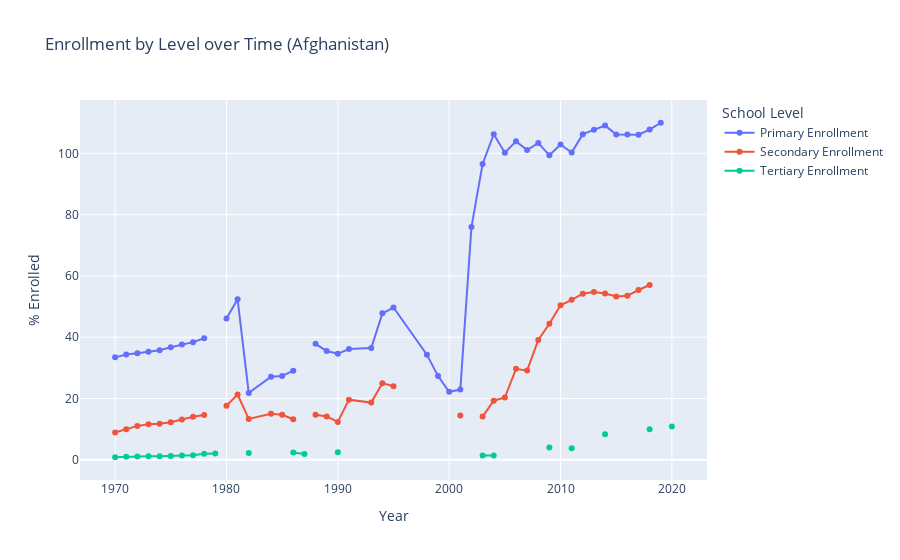

Notebook source saved alongside this figure:
### Markdown cell above
Afghanistan Plotly Plot

### Code cell
df_long = df_afghanistan.melt(
    id_vars=['Year'],
    value_vars=['Primary Enrollment', 'Secondary Enrollment', 'Tertiary Enrollment'],
    var_name='Level',
    value_name='Enrollment'
)

fig = px.line(
    df_long,
    x='Year',
    y='Enrollment',
    color='Level',
    markers=True,
    title='Enrollment by Level over Time (Afghanistan)',
    labels={'Enrollment':'% Enrolled','Level':'School Level'}
)

fig.update_layout(hovermode='x unified')
fig.show()

### Figure 1 — Plotly figure (JSON) as saved in the notebook; plotly's stock layout.template omitted (floating-point values rounded to 4 significant figures)
{"data": [{"hovertemplate": "School Level=Primary Enrollment<br>Year=%{x}<br>% Enrolled=%{y}<extra></extra>", "legendgroup": "Primary Enrollment", "line": {"color": "#636efa", "dash": "solid"}, "marker": {"symbol": "circle"}, "mode": "lines+markers", "name": "Primary Enrollment", "orientation": "v", "showlegend": true, "type": "scatter", "x": [1970, 1971, 1972, 1973, 1974, 1975, 1976, 1977, 1978, 1979, 1980, 1981, 1982, 1984, 1985, 1986, 1987, 1988, 1989, 1990, 1991, 1993, 1994, 1995, 1998, 1999, 2000, 2001, 2002, 2003, 2004, 2005, 2006, 2007, 2008, 2009, 2010, 2011, 2012, 2013, 2014, 2015, 2016, 2017, 2018, 2019, 2020], "xaxis": "x", "y": [33.42, 34.33, 34.75, 35.21, 35.76, 36.72, 37.6, 38.38, 39.67, null, 46.07, 52.38, 21.81, 27.1, 27.36, 29.06, null, 37.85, 35.48, 34.58, 36.12, 36.48, 47.79, 49.7, 34.3, 27.3, 22.16, 22.91, 75.96, 96.55, 106.3, 100.2, 103.9, 101.1, 103.4, 99.37, 102.9, 100.3, 106.3, 107.7, 109.1, 106.2, 106.2, 106.1, 107.8, 110.0, null], "yaxis": "y"}, {"hovertemplate": "School Level=Secondary Enrollment<br>Year=%{x}<br>% Enrolled=%{y}<extra></extra>", "legendgroup": "Secondary Enrollment", "line": {"color": "#EF553B", "dash": "solid"}, "marker": {"symbol": "circle"}, "mode": "lines+markers", "name": "Secondary Enrollment", "orientation": "v", "showlegend": true, "type": "scatter", "x": [1970, 1971, 1972, 1973, 1974, 1975, 1976, 1977, 1978, 1979, 1980, 1981, 1982, 1984, 1985, 1986, 1987, 1988, 1989, 1990, 1991, 1993, 1994, 1995, 1998, 1999, 2000, 2001, 2002, 2003, 2004, 2005, 2006, 2007, 2008, 2009, 2010, 2011, 2012, 2013, 2014, 2015, 2016, 2017, 2018, 2019, 2020], "xaxis": "x", "y": [8.886, 9.952, 11.04, 11.58, 11.74, 12.26, 13.16, 14.0, 14.58, null, 17.61, 21.29, 13.32, 15.0, 14.69, 13.22, null, 14.67, 14.13, 12.31, 19.61, 18.65, 24.99, 23.99, null, null, null, 14.47, null, 14.08, 19.26, 20.31, 29.69, 29.09, 39.09, 44.4, 50.41, 52.2, 54.21, 54.75, 54.24, 53.29, 53.51, 55.4, 57.04, null, null], "yaxis": "y"}, {"hovertemplate": "School Level=Tertiary Enrollment<br>Year=%{x}<br>% Enrolled=%{y}<extra></extra>", "legendgroup": "Tertiary Enrollment", "line": {"color": "#00cc96", "dash": "solid"}, "marker": {"symbol": "circle"}, "mode": "lines+markers", "name": "Tertiary Enrollment", "orientation": "v", "showlegend": true, "type": "scatter", "x": [1970, 1971, 1972, 1973, 1974, 1975, 1976, 1977, 1978, 1979, 1980, 1981, 1982, 1984, 1985, 1986, 1987, 1988, 1989, 1990, 1991, 1993, 1994, 1995, 1998, 1999, 2000, 2001, 2002, 2003, 2004, 2005, 2006, 2007, 2008, 2009, 2010, 2011, 2012, 2013, 2014, 2015, 2016, 2017, 2018, 2019, 2020], "xaxis": "x", "y": [0.8065, 0.9772, 1.014, 1.172, 1.098, 1.194, 1.348, 1.495, 1.909, 2.033, null, null, 2.191, null, null, 2.379, 1.882, null, null, 2.465, null, null, null, null, null, null, null, null, null, 1.381, 1.39, null, null, null, null, 4.025, null, 3.756, null, null, 8.311, null, null, null, 9.964, null, 10.86], "yaxis": "y"}], "layout": {"hovermode": "x unified", "legend": {"title": {"text": "School Level"}, "tracegroupgap": 0}, "title": {"text": "Enrollment by Level over Time (Afghanistan)"}, "xaxis": {"anchor": "y", "domain": [0, 1], "title": {"text": "Year"}}, "yaxis": {"anchor": "x", "domain": [0, 1], "title": {"text": "% Enrolled"}}}}
